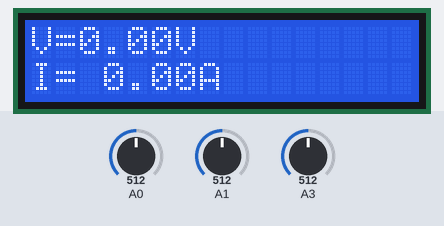
The sketch below on a simulated Arduino Nano, built with avr-gcc and run on an emulated ATmega328P. Parts: 16×2 character LCD. Inputs (shaded band) come from the test bench; at power-on: A1 = 512, A3 = 512, A0 = 512. No radio packets arrive unless stated; what the sketch prints to the serial monitor is not drawn.

Above: at 1.2 s.
1.3 s: A1 set to 716
At 4.5 s:
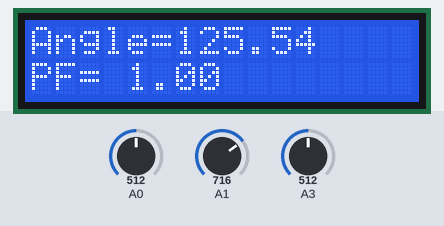
15.3 s: A3 set to 716
At 25.3 s:
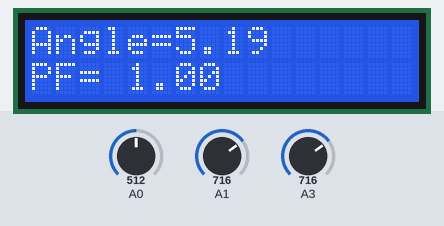
28.6 s: A1 set to 900
At 35.7 s:
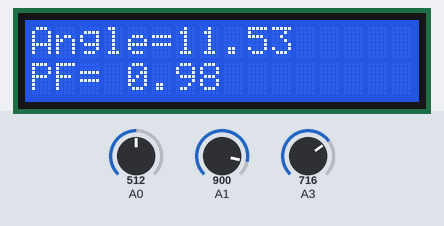
38.7 s: A3 set to 900
At 44.8 s:
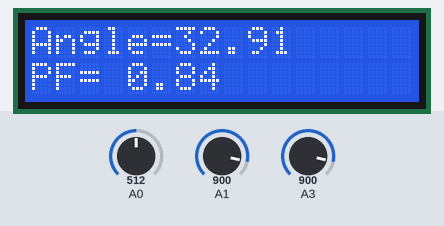
48.7 s: A1 set to 1023
At 55.2 s:
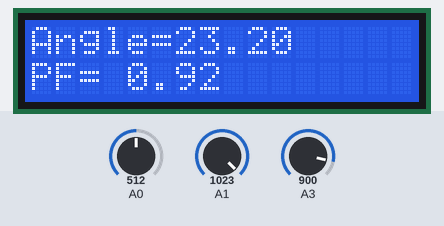
58.8 s: A3 set to 1023
At 65.5 s:
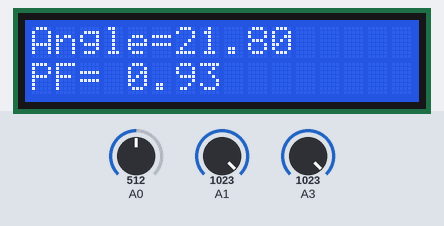
Timing chart, 0 to 67.0 s (numbered marks = the images above; inputs shaded):
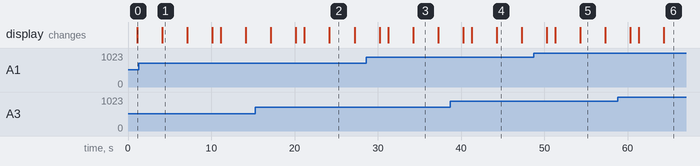

The sketch:

Hardware.ino
```cpp
#include "LiquidCrystal.h"
#include <RF24Network.h>
#include <RF24.h>
#include <SPI.h>
LiquidCrystal lcd( 8,  9,  4,  5,  6,  7);
#include <TimerOne.h>
 RF24 radio(2, 10);  // CE, CSN
//address through which two modules communicate.
RF24Network network(radio);      // Include the radio in the network
const uint16_t this_node = 01;   // Address of our node in Octal format ( 04,031, etc)
const uint16_t master00 = 00;    // Address of the other node in Octal format

int pin = 3;
float rads = 57.29577951; // 1 radian = approx 57 deg.
float degree = 360;
float frequency = 50;
float nano = 1 * pow (10,-6); // Multiplication factor to convert nano seconds into seconds
float pf;
float angle;
float pf_max = 0;
float angle_max = 0;
int ctr;
const unsigned long Ts=2000;  //Sampling rate in microseconds(must be less than execution time of the program)
const unsigned char N=10;     //Number of samples to perform DFT on
unsigned char n;              //pointer for sample number
float factor;                 //DFT multiplication factor(calculated in initialization)
float FR;
float t;
float energy;
float energy1;
float P=0;
float S=0;
double sumWH = 0.00000;
float WH = 0;
double sumEGP= 0.00000;
float EGP = 0;
float theta1;
float theta2;
float theta;

float FI;                     //variable for storing imaginary part of DFT
float mag;
float FR1;                     //Variable for storing real part of DFT
float FI1;                     //variable for storing imaginary part of DFT
float mag1;     //variable for storing magnitude
float ctable[N];                  //cosine lookup table
float stable[N];                 //sine lookup table
float s[N];
float k[N];//stored samples
float V=0;
float I=0;

void timerIsr();
int D1;
int D2;
/*long milisec = millis(); // calculate time in milliseconds
long t=milisec/1000; // convert milliseconds to seconds*/

void setup() {
  Serial.begin(9600);
 lcd.begin(16, 2);
 for (n=0;n<N;n++)            //creation of sine and cosine lookup tables
  {
  ctable[n]=cos(2.0*PI*(float)n/(float)N);
  stable[n]=sin(2.0*PI*(float)n/(float)N);
  }
  factor=2.0/(float)N;         //calculation of dft factor
  //analogReference(DEFAULT);   //maximum analogue input set from external source on AREF pin
  Timer1.initialize(Ts); // set a timer of length 100000 microseconds (or 0.1 sec - or 10Hz => the led will blink 5 times, 5 cycles of on-and-off, per second)
  Timer1.attachInterrupt( timerIsr ); // attach the service routine here
  pinMode(pin, INPUT);
 SPI.begin();
  radio.begin();
  network.begin(90, this_node);  //(channel, node address)
  radio.setDataRate(RF24_2MBPS);


}
void loop() {
 int x;
 x = analogRead (0);
 V=mag/1.414;
 if(V<2)
  {
    V=0;
  }
 I=mag1/1.414;
  if(I<0.1)
  {
    I=0;
  }
  S=V*I;

pf= abs(cos(theta*PI/180));
   P=V*I* pf;
   WH=P/3600;
sumWH = sumWH + WH;


  lcd.clear();

 Serial.print("volt = ");
  Serial.print(V );
  Serial.println("V");

radio.write(&P, sizeof(P));
radio.write(&sumWH, sizeof(sumWH));
  Serial.print("Write ret: ");

  delay(1000);

  /*lcd.clear();

Serial.print("Apparent Power  = ");
  Serial.print(S);
  Serial.println("VA");
  lcd.print("Apparent Power= ");
  lcd.setCursor(0,1);
lcd.print(S);
  lcd.println("VA");
  delay(1000);*/


     lcd.clear();
  lcd.setCursor(0,0);
 lcd.print("V=");
 lcd.print(V);
  lcd.print("V");


   lcd.setCursor(0,1);
lcd.print("I= ");
lcd.print(I);
lcd.print("A");
delay(3000);

   lcd.clear();
  lcd.setCursor(0,0);
 lcd.print("Angle=");
 lcd.print(theta);


   lcd.setCursor(0,1);
lcd.print("PF= ");
lcd.print(pf);
delay(3000);


  lcd.clear();
  lcd.setCursor(0,0);
 lcd.print("P=");
 lcd.print(P);
  lcd.print("W");

   lcd.setCursor(0,1);
lcd.print("E=");
 lcd.print(sumWH);
  lcd.print("Watt.Hour");

delay(3000);
RF24NetworkHeader header(master00);   // (Address where the data is going)
    network.write(header, &P, sizeof(P)); // Send the data
        network.write(header, &sumWH, sizeof(sumWH)); // Send the data

}


void timerIsr(){

D1=analogRead(A1);
 s[N-1]=((float)(1.01344*(D1))-518.88)*1.189;
//s[N-1]=((float)(1.01344*(D1))-518.88);//capture value and rescale
 D2=analogRead(A3);

//k[N-1]=((float)(0.068986*(D2))-35.321)*1.12;
k[N-1]=((float)(0.068986*(D2))-35.321)*1.174;
   FR=s[0]; //set initial value for real part
FI=0;  //set initial value for imaginary part
for (n=1;n<N;n++)  //calculate DFT
  {
  FR=FR+s[n]*ctable[n];
  FI=FI+s[n]*stable[n];
  s[n-1]=s[n];  //shift sample values
  }
  FR1=k[0]; //set initial value for real part
   FI1=0;  //set initial value for imaginary part
for (n=1;n<N;n++)  //calculate DFT
  {
  FR1=FR1+k[n]*ctable[n];
  FI1=FI1+k[n]*stable[n];
  k[n-1]=k[n];  //shift sample values
  }
mag=factor*sqrt(sq(FR)+sq(FI));//calculate magnitude
mag1=factor*sqrt(sq(FR1)+sq(FI1));//calculate magnitude
theta1 = atan (FR/FI)*(180/PI);
theta2 = atan (FR1/FI1)*(180/PI);
theta =abs(theta1-theta2);
}
```

Measured:
- what the display in image 1 shows lasts 3.0 s, from 4.1 s to 7.1 s
